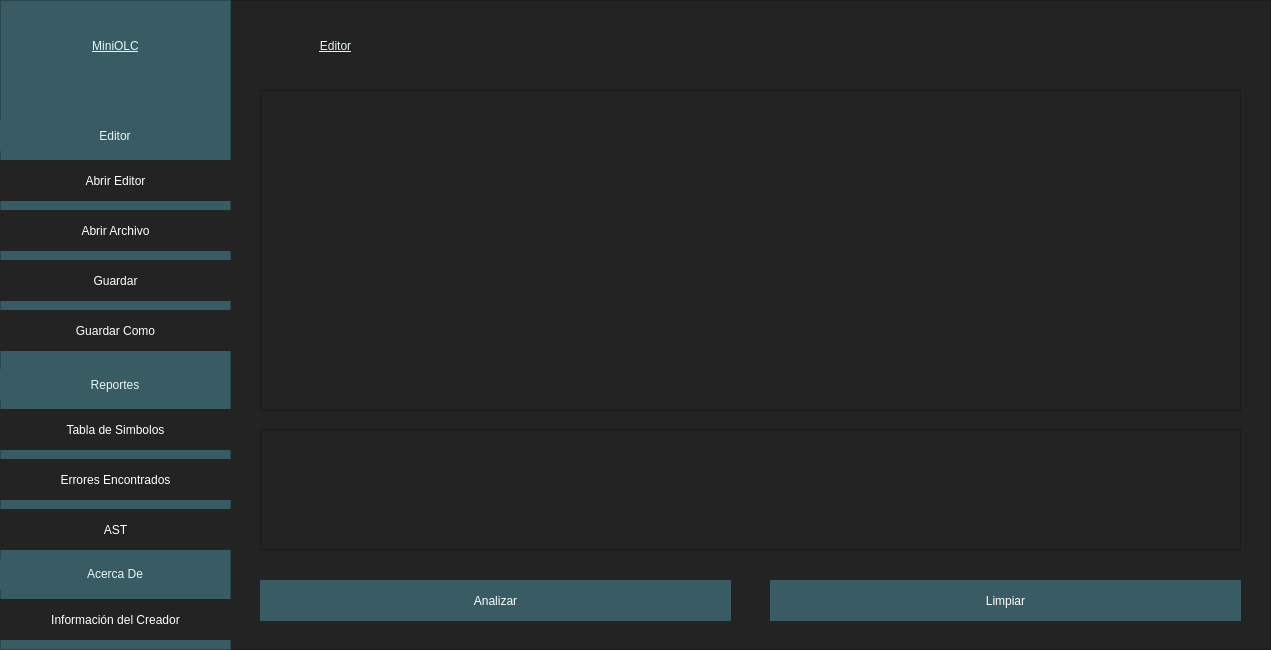
<?xml version="1.0" encoding="UTF-8"?>
<ui version="4.0">
 <class>MainWindow</class>
 <widget class="QMainWindow" name="MainWindow">
  <property name="geometry">
   <rect>
    <x>0</x>
    <y>0</y>
    <width>1271</width>
    <height>650</height>
   </rect>
  </property>
  <property name="sizePolicy">
   <sizepolicy hsizetype="Minimum" vsizetype="Minimum">
    <horstretch>0</horstretch>
    <verstretch>0</verstretch>
   </sizepolicy>
  </property>
  <property name="minimumSize">
   <size>
    <width>1271</width>
    <height>650</height>
   </size>
  </property>
  <property name="maximumSize">
   <size>
    <width>1271</width>
    <height>650</height>
   </size>
  </property>
  <property name="windowTitle">
   <string>MiniOLC</string>
  </property>
  <widget class="QWidget" name="centralwidget">
   <property name="sizePolicy">
    <sizepolicy hsizetype="Minimum" vsizetype="Minimum">
     <horstretch>0</horstretch>
     <verstretch>0</verstretch>
    </sizepolicy>
   </property>
   <property name="minimumSize">
    <size>
     <width>1271</width>
     <height>650</height>
    </size>
   </property>
   <property name="maximumSize">
    <size>
     <width>1271</width>
     <height>650</height>
    </size>
   </property>
   <widget class="QFrame" name="Contenido">
    <property name="geometry">
     <rect>
      <x>0</x>
      <y>0</y>
      <width>1271</width>
      <height>650</height>
     </rect>
    </property>
    <property name="minimumSize">
     <size>
      <width>1271</width>
      <height>650</height>
     </size>
    </property>
    <property name="maximumSize">
     <size>
      <width>1271</width>
      <height>650</height>
     </size>
    </property>
    <property name="styleSheet">
     <string notr="true">background-color: rgb(35, 35, 35);</string>
    </property>
    <property name="frameShape">
     <enum>QFrame::StyledPanel</enum>
    </property>
    <property name="frameShadow">
     <enum>QFrame::Raised</enum>
    </property>
    <widget class="QFrame" name="Menu">
     <property name="geometry">
      <rect>
       <x>0</x>
       <y>0</y>
       <width>231</width>
       <height>650</height>
      </rect>
     </property>
     <property name="styleSheet">
      <string notr="true">background-color: rgb(57, 91, 100);</string>
     </property>
     <property name="frameShape">
      <enum>QFrame::StyledPanel</enum>
     </property>
     <property name="frameShadow">
      <enum>QFrame::Raised</enum>
     </property>
     <widget class="QLabel" name="label">
      <property name="geometry">
       <rect>
        <x>20</x>
        <y>20</y>
        <width>191</width>
        <height>51</height>
       </rect>
      </property>
      <property name="sizePolicy">
       <sizepolicy hsizetype="Preferred" vsizetype="Preferred">
        <horstretch>0</horstretch>
        <verstretch>0</verstretch>
       </sizepolicy>
      </property>
      <property name="styleSheet">
       <string notr="true">color: rgb(231, 246, 242);
font: italic 32pt &quot;Sitka Display&quot;;
text-decoration: underline;
</string>
      </property>
      <property name="text">
       <string>MiniOLC</string>
      </property>
      <property name="textFormat">
       <enum>Qt::AutoText</enum>
      </property>
      <property name="scaledContents">
       <bool>false</bool>
      </property>
      <property name="alignment">
       <set>Qt::AlignCenter</set>
      </property>
     </widget>
     <widget class="QLabel" name="label_2">
      <property name="geometry">
       <rect>
        <x>0</x>
        <y>120</y>
        <width>230</width>
        <height>31</height>
       </rect>
      </property>
      <property name="sizePolicy">
       <sizepolicy hsizetype="Preferred" vsizetype="Preferred">
        <horstretch>0</horstretch>
        <verstretch>0</verstretch>
       </sizepolicy>
      </property>
      <property name="styleSheet">
       <string notr="true">color: rgb(231, 246, 242);
font: 18pt &quot;Sitka Display&quot;;
</string>
      </property>
      <property name="text">
       <string>Editor</string>
      </property>
      <property name="textFormat">
       <enum>Qt::AutoText</enum>
      </property>
      <property name="scaledContents">
       <bool>false</bool>
      </property>
      <property name="alignment">
       <set>Qt::AlignCenter</set>
      </property>
     </widget>
     <widget class="QPushButton" name="BEditor">
      <property name="geometry">
       <rect>
        <x>0</x>
        <y>160</y>
        <width>231</width>
        <height>41</height>
       </rect>
      </property>
      <property name="styleSheet">
       <string notr="true">QPushButton {
	color: rgb(255, 255, 255);
	background-color: rgb(35, 35, 35);
	border: 0px solid;
}
QPushButton:hover {
	background-color: rgb(57, 91, 100);
}</string>
      </property>
      <property name="text">
       <string>Abrir Editor</string>
      </property>
     </widget>
     <widget class="QLabel" name="label_3">
      <property name="geometry">
       <rect>
        <x>0</x>
        <y>369</y>
        <width>230</width>
        <height>31</height>
       </rect>
      </property>
      <property name="sizePolicy">
       <sizepolicy hsizetype="Preferred" vsizetype="Preferred">
        <horstretch>0</horstretch>
        <verstretch>0</verstretch>
       </sizepolicy>
      </property>
      <property name="styleSheet">
       <string notr="true">color: rgb(231, 246, 242);
font: 18pt &quot;Sitka Display&quot;;
</string>
      </property>
      <property name="text">
       <string>Reportes</string>
      </property>
      <property name="textFormat">
       <enum>Qt::AutoText</enum>
      </property>
      <property name="scaledContents">
       <bool>false</bool>
      </property>
      <property name="alignment">
       <set>Qt::AlignCenter</set>
      </property>
     </widget>
     <widget class="QPushButton" name="BSimbolos">
      <property name="geometry">
       <rect>
        <x>0</x>
        <y>409</y>
        <width>231</width>
        <height>41</height>
       </rect>
      </property>
      <property name="styleSheet">
       <string notr="true">QPushButton {
	color: rgb(255, 255, 255);
	background-color: rgb(35, 35, 35);
	border: 0px solid;
}
QPushButton:hover {
	background-color: rgb(57, 91, 100);
}</string>
      </property>
      <property name="text">
       <string>Tabla de Simbolos</string>
      </property>
     </widget>
     <widget class="QPushButton" name="BErrores">
      <property name="geometry">
       <rect>
        <x>0</x>
        <y>459</y>
        <width>231</width>
        <height>41</height>
       </rect>
      </property>
      <property name="styleSheet">
       <string notr="true">QPushButton {
	color: rgb(255, 255, 255);
	background-color: rgb(35, 35, 35);
	border: 0px solid;
}
QPushButton:hover {
	background-color: rgb(57, 91, 100);
}</string>
      </property>
      <property name="text">
       <string>Errores Encontrados</string>
      </property>
     </widget>
     <widget class="QPushButton" name="BAST">
      <property name="geometry">
       <rect>
        <x>0</x>
        <y>509</y>
        <width>231</width>
        <height>41</height>
       </rect>
      </property>
      <property name="styleSheet">
       <string notr="true">QPushButton {
	color: rgb(255, 255, 255);
	background-color: rgb(35, 35, 35);
	border: 0px solid;
}
QPushButton:hover {
	background-color: rgb(57, 91, 100);
}</string>
      </property>
      <property name="text">
       <string>AST</string>
      </property>
     </widget>
     <widget class="QLabel" name="label_4">
      <property name="geometry">
       <rect>
        <x>0</x>
        <y>559</y>
        <width>230</width>
        <height>31</height>
       </rect>
      </property>
      <property name="sizePolicy">
       <sizepolicy hsizetype="Preferred" vsizetype="Preferred">
        <horstretch>0</horstretch>
        <verstretch>0</verstretch>
       </sizepolicy>
      </property>
      <property name="styleSheet">
       <string notr="true">color: rgb(231, 246, 242);
font: 15pt &quot;Sitka Display&quot;;
</string>
      </property>
      <property name="text">
       <string>&lt;html&gt;&lt;head/&gt;&lt;body&gt;&lt;p&gt;Acerca De&lt;/p&gt;&lt;/body&gt;&lt;/html&gt;</string>
      </property>
      <property name="textFormat">
       <enum>Qt::AutoText</enum>
      </property>
      <property name="scaledContents">
       <bool>false</bool>
      </property>
      <property name="alignment">
       <set>Qt::AlignCenter</set>
      </property>
     </widget>
     <widget class="QPushButton" name="BInfo">
      <property name="geometry">
       <rect>
        <x>0</x>
        <y>599</y>
        <width>231</width>
        <height>41</height>
       </rect>
      </property>
      <property name="styleSheet">
       <string notr="true">QPushButton {
	color: rgb(255, 255, 255);
	background-color: rgb(35, 35, 35);
	border: 0px solid;
}
QPushButton:hover {
	background-color: rgb(57, 91, 100);
}</string>
      </property>
      <property name="text">
       <string>Información del Creador</string>
      </property>
     </widget>
     <widget class="QPushButton" name="BAbrir">
      <property name="geometry">
       <rect>
        <x>0</x>
        <y>210</y>
        <width>231</width>
        <height>41</height>
       </rect>
      </property>
      <property name="styleSheet">
       <string notr="true">QPushButton {
	color: rgb(255, 255, 255);
	background-color: rgb(35, 35, 35);
	border: 0px solid;
}
QPushButton:hover {
	background-color: rgb(57, 91, 100);
}</string>
      </property>
      <property name="text">
       <string>Abrir Archivo</string>
      </property>
     </widget>
     <widget class="QPushButton" name="BGuardar">
      <property name="geometry">
       <rect>
        <x>0</x>
        <y>260</y>
        <width>231</width>
        <height>41</height>
       </rect>
      </property>
      <property name="styleSheet">
       <string notr="true">QPushButton {
	color: rgb(255, 255, 255);
	background-color: rgb(35, 35, 35);
	border: 0px solid;
}
QPushButton:hover {
	background-color: rgb(57, 91, 100);
}</string>
      </property>
      <property name="text">
       <string>Guardar</string>
      </property>
     </widget>
     <widget class="QPushButton" name="BGuardarComo">
      <property name="geometry">
       <rect>
        <x>0</x>
        <y>310</y>
        <width>231</width>
        <height>41</height>
       </rect>
      </property>
      <property name="styleSheet">
       <string notr="true">QPushButton {
	color: rgb(255, 255, 255);
	background-color: rgb(35, 35, 35);
	border: 0px solid;
}
QPushButton:hover {
	background-color: rgb(57, 91, 100);
}</string>
      </property>
      <property name="text">
       <string>Guardar Como</string>
      </property>
     </widget>
    </widget>
    <widget class="QStackedWidget" name="Vistas">
     <property name="geometry">
      <rect>
       <x>250</x>
       <y>20</y>
       <width>1001</width>
       <height>620</height>
      </rect>
     </property>
     <property name="currentIndex">
      <number>0</number>
     </property>
     <widget class="QWidget" name="Editor">
      <widget class="QLabel" name="label_18">
       <property name="geometry">
        <rect>
         <x>0</x>
         <y>0</y>
         <width>171</width>
         <height>51</height>
        </rect>
       </property>
       <property name="sizePolicy">
        <sizepolicy hsizetype="Preferred" vsizetype="Preferred">
         <horstretch>0</horstretch>
         <verstretch>0</verstretch>
        </sizepolicy>
       </property>
       <property name="styleSheet">
        <string notr="true">color: rgb(231, 246, 242);
font: italic 32pt &quot;Sitka Display&quot;;
text-decoration: underline;
</string>
       </property>
       <property name="text">
        <string>Editor</string>
       </property>
       <property name="textFormat">
        <enum>Qt::AutoText</enum>
       </property>
       <property name="scaledContents">
        <bool>false</bool>
       </property>
       <property name="alignment">
        <set>Qt::AlignCenter</set>
       </property>
      </widget>
      <widget class="QPushButton" name="BAnalizar">
       <property name="geometry">
        <rect>
         <x>10</x>
         <y>560</y>
         <width>471</width>
         <height>41</height>
        </rect>
       </property>
       <property name="styleSheet">
        <string notr="true">QPushButton {
	color: rgb(255, 255, 255);
	background-color: rgb(57, 91, 100);
	border: 0px solid;
}
QPushButton:hover {
	background-color: rgb(35, 35, 35);
}</string>
       </property>
       <property name="text">
        <string>Analizar</string>
       </property>
      </widget>
      <widget class="QPushButton" name="BLimpiar">
       <property name="geometry">
        <rect>
         <x>520</x>
         <y>560</y>
         <width>471</width>
         <height>41</height>
        </rect>
       </property>
       <property name="styleSheet">
        <string notr="true">QPushButton {
	color: rgb(255, 255, 255);
	background-color: rgb(57, 91, 100);
	border: 0px solid;
}
QPushButton:hover {
	background-color: rgb(35, 35, 35);
}</string>
       </property>
       <property name="text">
        <string>Limpiar</string>
       </property>
      </widget>
      <widget class="QPlainTextEdit" name="Consola">
       <property name="geometry">
        <rect>
         <x>10</x>
         <y>409</y>
         <width>981</width>
         <height>121</height>
        </rect>
       </property>
       <property name="styleSheet">
        <string notr="true">color: rgb(255, 255, 255);
font: 10pt &quot;MS Shell Dlg 2&quot;;</string>
       </property>
       <property name="readOnly">
        <bool>true</bool>
       </property>
      </widget>
      <widget class="QPlainTextEdit" name="Entrada">
       <property name="geometry">
        <rect>
         <x>10</x>
         <y>70</y>
         <width>981</width>
         <height>321</height>
        </rect>
       </property>
       <property name="styleSheet">
        <string notr="true">font: 10pt &quot;MS Shell Dlg 2&quot;;
color: rgb(255, 255, 255);</string>
       </property>
      </widget>
     </widget>
     <widget class="QWidget" name="Simbolos">
      <widget class="QLabel" name="label_17">
       <property name="geometry">
        <rect>
         <x>0</x>
         <y>0</y>
         <width>481</width>
         <height>51</height>
        </rect>
       </property>
       <property name="sizePolicy">
        <sizepolicy hsizetype="Preferred" vsizetype="Preferred">
         <horstretch>0</horstretch>
         <verstretch>0</verstretch>
        </sizepolicy>
       </property>
       <property name="styleSheet">
        <string notr="true">color: rgb(231, 246, 242);
font: italic 32pt &quot;Sitka Display&quot;;
text-decoration: underline;
</string>
       </property>
       <property name="text">
        <string>Tabla de Simbolos</string>
       </property>
       <property name="textFormat">
        <enum>Qt::AutoText</enum>
       </property>
       <property name="scaledContents">
        <bool>false</bool>
       </property>
       <property name="alignment">
        <set>Qt::AlignCenter</set>
       </property>
      </widget>
      <widget class="QTableWidget" name="TSimbolos">
       <property name="geometry">
        <rect>
         <x>20</x>
         <y>70</y>
         <width>971</width>
         <height>451</height>
        </rect>
       </property>
       <property name="sizePolicy">
        <sizepolicy hsizetype="Fixed" vsizetype="Expanding">
         <horstretch>0</horstretch>
         <verstretch>0</verstretch>
        </sizepolicy>
       </property>
       <property name="styleSheet">
        <string notr="true">QHeaderView::section {
	background-color: rgb(57, 91, 100);
	color: rgb(231, 246, 242);
	font: 14pt &quot;Sitka Display&quot;;
}

QTableWidget::item {
	color: rgb(231, 246, 242);
	font: 14pt &quot;Sitka Display&quot;;
}


</string>
       </property>
       <property name="frameShape">
        <enum>QFrame::StyledPanel</enum>
       </property>
       <property name="textElideMode">
        <enum>Qt::ElideRight</enum>
       </property>
       <property name="columnCount">
        <number>6</number>
       </property>
       <attribute name="horizontalHeaderCascadingSectionResizes">
        <bool>false</bool>
       </attribute>
       <attribute name="horizontalHeaderDefaultSectionSize">
        <number>162</number>
       </attribute>
       <attribute name="verticalHeaderVisible">
        <bool>false</bool>
       </attribute>
       <row>
        <property name="text">
         <string>1</string>
        </property>
       </row>
       <column>
        <property name="text">
         <string>ID</string>
        </property>
       </column>
       <column>
        <property name="text">
         <string>Tipo Simbolo</string>
        </property>
       </column>
       <column>
        <property name="text">
         <string>Tipo Dato</string>
        </property>
       </column>
       <column>
        <property name="text">
         <string>Ambito</string>
        </property>
       </column>
       <column>
        <property name="text">
         <string>Fila</string>
        </property>
       </column>
       <column>
        <property name="text">
         <string>Columna</string>
        </property>
       </column>
       <item row="0" column="0">
        <property name="text">
         <string/>
        </property>
       </item>
       <item row="0" column="1">
        <property name="text">
         <string/>
        </property>
       </item>
       <item row="0" column="2">
        <property name="text">
         <string/>
        </property>
       </item>
       <item row="0" column="3">
        <property name="text">
         <string/>
        </property>
       </item>
       <item row="0" column="4">
        <property name="text">
         <string/>
        </property>
       </item>
       <item row="0" column="5">
        <property name="text">
         <string/>
        </property>
       </item>
      </widget>
     </widget>
     <widget class="QWidget" name="Errores">
      <widget class="QLabel" name="label_16">
       <property name="geometry">
        <rect>
         <x>-10</x>
         <y>0</y>
         <width>481</width>
         <height>51</height>
        </rect>
       </property>
       <property name="sizePolicy">
        <sizepolicy hsizetype="Preferred" vsizetype="Preferred">
         <horstretch>0</horstretch>
         <verstretch>0</verstretch>
        </sizepolicy>
       </property>
       <property name="styleSheet">
        <string notr="true">color: rgb(231, 246, 242);
font: italic 32pt &quot;Sitka Display&quot;;
text-decoration: underline;
</string>
       </property>
       <property name="text">
        <string>Tablas de Errores</string>
       </property>
       <property name="textFormat">
        <enum>Qt::AutoText</enum>
       </property>
       <property name="scaledContents">
        <bool>false</bool>
       </property>
       <property name="alignment">
        <set>Qt::AlignCenter</set>
       </property>
      </widget>
      <widget class="QTableWidget" name="TErrores">
       <property name="geometry">
        <rect>
         <x>10</x>
         <y>70</y>
         <width>971</width>
         <height>451</height>
        </rect>
       </property>
       <property name="sizePolicy">
        <sizepolicy hsizetype="Fixed" vsizetype="Expanding">
         <horstretch>0</horstretch>
         <verstretch>0</verstretch>
        </sizepolicy>
       </property>
       <property name="styleSheet">
        <string notr="true">QHeaderView::section {
	background-color: rgb(57, 91, 100);
	color: rgb(231, 246, 242);
	font: 14pt &quot;Sitka Display&quot;;
}

QTableWidget::item {
	color: rgb(231, 246, 242);
	font: 14pt &quot;Sitka Display&quot;;
}


</string>
       </property>
       <property name="frameShape">
        <enum>QFrame::StyledPanel</enum>
       </property>
       <property name="textElideMode">
        <enum>Qt::ElideRight</enum>
       </property>
       <property name="columnCount">
        <number>7</number>
       </property>
       <attribute name="horizontalHeaderCascadingSectionResizes">
        <bool>false</bool>
       </attribute>
       <attribute name="horizontalHeaderDefaultSectionSize">
        <number>139</number>
       </attribute>
       <attribute name="verticalHeaderVisible">
        <bool>false</bool>
       </attribute>
       <row>
        <property name="text">
         <string>1</string>
        </property>
       </row>
       <column>
        <property name="text">
         <string>No.</string>
        </property>
       </column>
       <column>
        <property name="text">
         <string>Tipo</string>
        </property>
       </column>
       <column>
        <property name="text">
         <string>Descripción</string>
        </property>
       </column>
       <column>
        <property name="text">
         <string>Ámbito</string>
        </property>
       </column>
       <column>
        <property name="text">
         <string>Línea</string>
        </property>
       </column>
       <column>
        <property name="text">
         <string>Columna</string>
        </property>
       </column>
       <column>
        <property name="text">
         <string>Fecha</string>
        </property>
       </column>
      </widget>
     </widget>
     <widget class="QWidget" name="AST">
      <widget class="QLabel" name="label_19">
       <property name="geometry">
        <rect>
         <x>-20</x>
         <y>-10</y>
         <width>171</width>
         <height>51</height>
        </rect>
       </property>
       <property name="sizePolicy">
        <sizepolicy hsizetype="Preferred" vsizetype="Preferred">
         <horstretch>0</horstretch>
         <verstretch>0</verstretch>
        </sizepolicy>
       </property>
       <property name="styleSheet">
        <string notr="true">color: rgb(231, 246, 242);
font: italic 32pt &quot;Sitka Display&quot;;
text-decoration: underline;
</string>
       </property>
       <property name="text">
        <string>AST</string>
       </property>
       <property name="textFormat">
        <enum>Qt::AutoText</enum>
       </property>
       <property name="scaledContents">
        <bool>false</bool>
       </property>
       <property name="alignment">
        <set>Qt::AlignCenter</set>
       </property>
      </widget>
      <widget class="QScrollArea" name="scrollArea">
       <property name="geometry">
        <rect>
         <x>10</x>
         <y>50</y>
         <width>950</width>
         <height>550</height>
        </rect>
       </property>
       <property name="widgetResizable">
        <bool>true</bool>
       </property>
       <widget class="QWidget" name="scrollAreaWidgetContents">
        <property name="geometry">
         <rect>
          <x>0</x>
          <y>0</y>
          <width>948</width>
          <height>548</height>
         </rect>
        </property>
        <widget class="QLabel" name="ImagenLabel">
         <property name="geometry">
          <rect>
           <x>10</x>
           <y>10</y>
           <width>10</width>
           <height>10</height>
          </rect>
         </property>
         <property name="text">
          <string/>
         </property>
        </widget>
       </widget>
      </widget>
     </widget>
     <widget class="QWidget" name="Info">
      <widget class="QLabel" name="label_5">
       <property name="geometry">
        <rect>
         <x>10</x>
         <y>10</y>
         <width>241</width>
         <height>51</height>
        </rect>
       </property>
       <property name="sizePolicy">
        <sizepolicy hsizetype="Preferred" vsizetype="Preferred">
         <horstretch>0</horstretch>
         <verstretch>0</verstretch>
        </sizepolicy>
       </property>
       <property name="styleSheet">
        <string notr="true">color: rgb(231, 246, 242);
font: italic 32pt &quot;Sitka Display&quot;;
text-decoration: underline;
</string>
       </property>
       <property name="text">
        <string>Acerca de</string>
       </property>
       <property name="textFormat">
        <enum>Qt::AutoText</enum>
       </property>
       <property name="scaledContents">
        <bool>false</bool>
       </property>
       <property name="alignment">
        <set>Qt::AlignCenter</set>
       </property>
      </widget>
      <widget class="QLabel" name="label_6">
       <property name="geometry">
        <rect>
         <x>20</x>
         <y>150</y>
         <width>251</width>
         <height>31</height>
        </rect>
       </property>
       <property name="sizePolicy">
        <sizepolicy hsizetype="Preferred" vsizetype="Preferred">
         <horstretch>0</horstretch>
         <verstretch>0</verstretch>
        </sizepolicy>
       </property>
       <property name="styleSheet">
        <string notr="true">color: rgb(231, 246, 242);
font: 18pt &quot;Sitka Display&quot;;
</string>
       </property>
       <property name="text">
        <string>Registro Académico</string>
       </property>
       <property name="textFormat">
        <enum>Qt::AutoText</enum>
       </property>
       <property name="scaledContents">
        <bool>false</bool>
       </property>
       <property name="alignment">
        <set>Qt::AlignCenter</set>
       </property>
      </widget>
      <widget class="QLabel" name="label_7">
       <property name="geometry">
        <rect>
         <x>20</x>
         <y>200</y>
         <width>230</width>
         <height>31</height>
        </rect>
       </property>
       <property name="sizePolicy">
        <sizepolicy hsizetype="Preferred" vsizetype="Preferred">
         <horstretch>0</horstretch>
         <verstretch>0</verstretch>
        </sizepolicy>
       </property>
       <property name="styleSheet">
        <string notr="true">color: rgb(231, 246, 242);
font: 18pt &quot;Sitka Display&quot;;
</string>
       </property>
       <property name="text">
        <string>Nombre Completo</string>
       </property>
       <property name="textFormat">
        <enum>Qt::AutoText</enum>
       </property>
       <property name="scaledContents">
        <bool>false</bool>
       </property>
       <property name="alignment">
        <set>Qt::AlignCenter</set>
       </property>
      </widget>
      <widget class="QLabel" name="label_8">
       <property name="geometry">
        <rect>
         <x>20</x>
         <y>250</y>
         <width>230</width>
         <height>31</height>
        </rect>
       </property>
       <property name="sizePolicy">
        <sizepolicy hsizetype="Preferred" vsizetype="Preferred">
         <horstretch>0</horstretch>
         <verstretch>0</verstretch>
        </sizepolicy>
       </property>
       <property name="styleSheet">
        <string notr="true">color: rgb(231, 246, 242);
font: 18pt &quot;Sitka Display&quot;;
</string>
       </property>
       <property name="text">
        <string>Curso</string>
       </property>
       <property name="textFormat">
        <enum>Qt::AutoText</enum>
       </property>
       <property name="scaledContents">
        <bool>false</bool>
       </property>
       <property name="alignment">
        <set>Qt::AlignCenter</set>
       </property>
      </widget>
      <widget class="QLabel" name="label_9">
       <property name="geometry">
        <rect>
         <x>20</x>
         <y>300</y>
         <width>230</width>
         <height>31</height>
        </rect>
       </property>
       <property name="sizePolicy">
        <sizepolicy hsizetype="Preferred" vsizetype="Preferred">
         <horstretch>0</horstretch>
         <verstretch>0</verstretch>
        </sizepolicy>
       </property>
       <property name="styleSheet">
        <string notr="true">color: rgb(231, 246, 242);
font: 18pt &quot;Sitka Display&quot;;
</string>
       </property>
       <property name="text">
        <string>Sección</string>
       </property>
       <property name="textFormat">
        <enum>Qt::AutoText</enum>
       </property>
       <property name="scaledContents">
        <bool>false</bool>
       </property>
       <property name="alignment">
        <set>Qt::AlignCenter</set>
       </property>
      </widget>
      <widget class="QLabel" name="label_10">
       <property name="geometry">
        <rect>
         <x>300</x>
         <y>150</y>
         <width>651</width>
         <height>31</height>
        </rect>
       </property>
       <property name="sizePolicy">
        <sizepolicy hsizetype="Preferred" vsizetype="Preferred">
         <horstretch>0</horstretch>
         <verstretch>0</verstretch>
        </sizepolicy>
       </property>
       <property name="styleSheet">
        <string notr="true">color: rgb(231, 246, 242);
font: 16pt &quot;Sitka Display&quot;;
</string>
       </property>
       <property name="text">
        <string>201909035</string>
       </property>
       <property name="textFormat">
        <enum>Qt::AutoText</enum>
       </property>
       <property name="scaledContents">
        <bool>false</bool>
       </property>
       <property name="alignment">
        <set>Qt::AlignCenter</set>
       </property>
      </widget>
      <widget class="QLabel" name="label_11">
       <property name="geometry">
        <rect>
         <x>300</x>
         <y>200</y>
         <width>651</width>
         <height>31</height>
        </rect>
       </property>
       <property name="sizePolicy">
        <sizepolicy hsizetype="Preferred" vsizetype="Preferred">
         <horstretch>0</horstretch>
         <verstretch>0</verstretch>
        </sizepolicy>
       </property>
       <property name="styleSheet">
        <string notr="true">color: rgb(231, 246, 242);
font: 16pt &quot;Sitka Display&quot;;
</string>
       </property>
       <property name="text">
        <string>Josué Javier Aguilar López</string>
       </property>
       <property name="textFormat">
        <enum>Qt::AutoText</enum>
       </property>
       <property name="scaledContents">
        <bool>false</bool>
       </property>
       <property name="alignment">
        <set>Qt::AlignCenter</set>
       </property>
      </widget>
      <widget class="QLabel" name="label_12">
       <property name="geometry">
        <rect>
         <x>300</x>
         <y>250</y>
         <width>651</width>
         <height>31</height>
        </rect>
       </property>
       <property name="sizePolicy">
        <sizepolicy hsizetype="Preferred" vsizetype="Preferred">
         <horstretch>0</horstretch>
         <verstretch>0</verstretch>
        </sizepolicy>
       </property>
       <property name="styleSheet">
        <string notr="true">color: rgb(231, 246, 242);
font: 16pt &quot;Sitka Display&quot;;
</string>
       </property>
       <property name="text">
        <string>Organización de Lenguajes y Compiladores 2</string>
       </property>
       <property name="textFormat">
        <enum>Qt::AutoText</enum>
       </property>
       <property name="scaledContents">
        <bool>false</bool>
       </property>
       <property name="alignment">
        <set>Qt::AlignCenter</set>
       </property>
      </widget>
      <widget class="QLabel" name="label_13">
       <property name="geometry">
        <rect>
         <x>300</x>
         <y>300</y>
         <width>651</width>
         <height>31</height>
        </rect>
       </property>
       <property name="sizePolicy">
        <sizepolicy hsizetype="Preferred" vsizetype="Preferred">
         <horstretch>0</horstretch>
         <verstretch>0</verstretch>
        </sizepolicy>
       </property>
       <property name="styleSheet">
        <string notr="true">color: rgb(231, 246, 242);
font: 16pt &quot;Sitka Display&quot;;
</string>
       </property>
       <property name="text">
        <string>B</string>
       </property>
       <property name="textFormat">
        <enum>Qt::AutoText</enum>
       </property>
       <property name="scaledContents">
        <bool>false</bool>
       </property>
       <property name="alignment">
        <set>Qt::AlignCenter</set>
       </property>
      </widget>
     </widget>
    </widget>
   </widget>
  </widget>
 </widget>
 <resources/>
 <connections/>
</ui>
